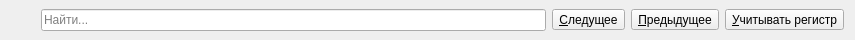
<?xml version="1.0" encoding="UTF-8"?>
<ui version="4.0">
 <class>SearchToolbar</class>
 <widget class="QWidget" name="SearchToolbar">
  <property name="geometry">
   <rect>
    <x>0</x>
    <y>0</y>
    <width>855</width>
    <height>40</height>
   </rect>
  </property>
  <layout class="QHBoxLayout" name="horizontalLayout">
   <property name="topMargin">
    <number>4</number>
   </property>
   <property name="bottomMargin">
    <number>4</number>
   </property>
   <item>
    <widget class="MacToolButton" name="closeButton">
     <property name="sizePolicy">
      <sizepolicy hsizetype="Fixed" vsizetype="Fixed">
       <horstretch>0</horstretch>
       <verstretch>0</verstretch>
      </sizepolicy>
     </property>
     <property name="autoRaise">
      <bool>true</bool>
     </property>
    </widget>
   </item>
   <item>
    <widget class="FocusSelectLineEdit" name="lineEdit">
     <property name="minimumSize">
      <size>
       <width>100</width>
       <height>0</height>
      </size>
     </property>
     <property name="maximumSize">
      <size>
       <width>16777215</width>
       <height>16777215</height>
      </size>
     </property>
     <property name="placeholderText">
      <string>Найти...</string>
     </property>
     <property name="clearButtonEnabled">
      <bool>true</bool>
     </property>
    </widget>
   </item>
   <item>
    <widget class="QToolButton" name="next">
     <property name="toolTip">
      <string>Найти следующее совпадение для текущей поисковой фразы</string>
     </property>
     <property name="text">
      <string>&amp;Следущее</string>
     </property>
     <property name="icon">
      <iconset theme="go-down-search"/>
     </property>
     <property name="toolButtonStyle">
      <enum>Qt::ToolButtonTextBesideIcon</enum>
     </property>
    </widget>
   </item>
   <item>
    <widget class="QToolButton" name="previous">
     <property name="toolTip">
      <string>Найти предыдущее совпадение для текущей поисковой фразы</string>
     </property>
     <property name="text">
      <string>&amp;Предыдущее</string>
     </property>
     <property name="icon">
      <iconset theme="go-up-search"/>
     </property>
     <property name="toolButtonStyle">
      <enum>Qt::ToolButtonTextBesideIcon</enum>
     </property>
    </widget>
   </item>
   <item>
    <widget class="QToolButton" name="caseSensitive">
     <property name="text">
      <string>&amp;Учитывать регистр</string>
     </property>
     <property name="checkable">
      <bool>true</bool>
     </property>
    </widget>
   </item>
  </layout>
 </widget>
 <customwidgets>
  <customwidget>
   <class>FocusSelectLineEdit</class>
   <extends>QLineEdit</extends>
   <header>focusselectlineedit.h</header>
  </customwidget>
  <customwidget>
   <class>MacToolButton</class>
   <extends>QToolButton</extends>
   <header>mactoolbutton.h</header>
  </customwidget>
 </customwidgets>
 <resources/>
 <connections/>
</ui>
